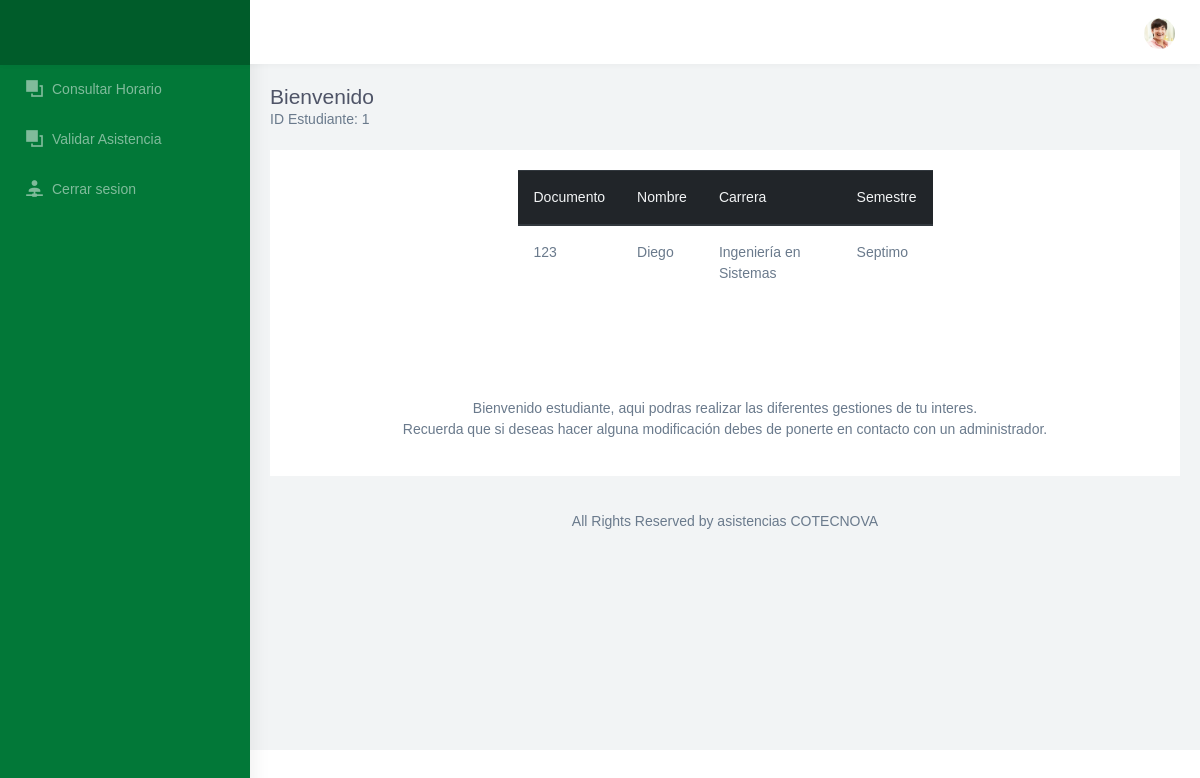
/index_estudiante.php (signed in), run on the app's committed database.
### tables this page shows
CREATE TABLE `estudiante` (
  `id_estudiante` int(11) NOT NULL COMMENT 'Identificador del estudiante',
  `documento` varchar(45) NOT NULL COMMENT 'Documento del estudiante',
  `nombres` varchar(45) NOT NULL COMMENT 'Nombres del estudiante',
  `apellidos` varchar(45) NOT NULL COMMENT 'Apellidos del estudiante',
  `jornada` varchar(45) NOT NULL COMMENT 'Jornada del estudiante',
  `semestre` varchar(45) NOT NULL COMMENT 'Semestre en el que se encuentra',
  `clave` varchar(45) NOT NULL COMMENT 'Clave del estudiante',
  `estado` int(11) NOT NULL COMMENT 'Activo o inactivo',
  `Carrera_id_carrera` int(11) NOT NULL COMMENT 'Id de la carrera que cursa',
  `tipo_usuario_id_tipo_usuario` int(11) NOT NULL COMMENT 'Id del tipo de usuario'
);

CREATE TABLE `carrera` (
  `id_carrera` int(11) NOT NULL COMMENT 'Id de la carrera',
  `nombre` varchar(45) NOT NULL COMMENT 'Nombre de la carrera',
  `estado` int(11) NOT NULL COMMENT 'Activa o inactiva'
);

### Modelo/MySQL.php (called while the page is built, shortened)
<?php
class MySQL{
    private $hostname  = "localhost";
    private $user = "root";
    private $password = "";
    private $database = "asistencia";
    private $conexion;
    public function conectar(){
        $this->conexion = mysqli_connect($this->hostname, $this->user, $this->password, $this->database);
    }
    public function efectuarConsulta($consulta){
        mysqli_query($this->conexion, "SET lc_time_names = 'es_ES'" );
        mysqli_query($this->conexion, "SET NAMES 'utf8'");
        mysqli_query($this->conexion, "SET CHARACTER 'utf8'");
       $this->resultadoConsulta = mysqli_query($this->conexion, $consulta);
        return $this->resultadoConsulta;
    }
}

### index_estudiante.php (the view, shortened to what this page needs)
<!DOCTYPE html>
<html dir="ltr" lang="en">
<head>
    <link href="css/chartist.min.css" rel="stylesheet">
    <link href="css/style.min.css" rel="stylesheet">
    <link href="css/ie7.css" rel="stylesheet">
    <link href="css/materialdesignicons.min.css" rel="stylesheet">
    <link href="css/weather-icons.min.css" rel="stylesheet">
</head>
<body>
    <?php
    require_once 'Modelo/MySQL.php';
    $mysql = new MySQL;
    $mysql->conectar();
    $id_estudiante = $_SESSION['idEstudiante'];
    $datosestudiante = $mysql->efectuarConsulta("SELECT estudiante.id_estudiante, estudiante.documento, estudiante.nombres, estudiante.Carrera_id_carrera, estudiante.semestre, carrera.id_carrera, carrera.nombre from estudiante join carrera on estudiante.Carrera_id_carrera = carrera.id_carrera where estudiante.id_estudiante = " . $id_estudiante . "");
    while ($valores1 = mysqli_fetch_assoc($datosestudiante)) {
        $documento = $valores1['documento'];
        $nombres = $valores1['nombres'];
        $carrera = $valores1['nombre'];
        $semestre = $valores1['semestre'];
    }
    ?>
    <div id="main-wrapper" data-navbarbg="skin6" data-theme="light" data-layout="vertical" data-sidebartype="full" data-boxed-layout="full">
        <header class="topbar" data-navbarbg="skin6">
            <nav class="navbar top-navbar navbar-expand-md navbar-light">
                <div class="navbar-header" data-logobg="skin5">
                    <div class="navbar-brand">
                        <a href="index.html" class="logo">
                        </a>
                    </div>
                </div>
                <div class="navbar-collapse collapse" id="navbarSupportedContent" data-navbarbg="skin6">
                    <ul class="navbar-nav float-right">
                        <li class="nav-item dropdown">
                            <a class="nav-link dropdown-toggle text-muted waves-effect waves-dark pro-pic" href="" data-toggle="dropdown" aria-haspopup="true" aria-expanded="false"><img src="images/users/1.jpg" alt="user" class="rounded-circle" width="31"></a>
                        </li>
                    </ul>
                </div>
            </nav>
        </header>
        <div class="page-wrapper">
            <div class="page-breadcrumb">
                <div class="row">
                    <div class="col-5 align-self-center">
                        <h4 class="page-title">Bienvenido</h4>
                        <?php echo "ID Estudiante: " . $_SESSION['idEstudiante']; ?>
                    </div>
                </div>
            </div>
            <div class="container-fluid">
                <div class="row">
                    <div class="col-12">
                        <div class="card">
                            <center>
                                <div class="card-body col-md-6 col-md-offset-3">
                                    <table class="table">
                                        <thead class="thead-dark">
                                            <tr>
                                                <th scope="col">Documento</th>
                                                <th scope="col">Nombre</th>
                                                <th scope="col">Carrera</th>
                                                <th scope="col">Semestre</th>
                                            </tr>
                                        </thead>
                                        <tbody>
                                            <tr>
                                                <th scope="row"><?php echo $documento ?></th>
                                                <td><?php echo $nombres ?></td>
                                                <td><?php echo $carrera ?></td>
                                                <td><?php echo $semestre ?></td>
                                            </tr>
                                        </tbody>
                                    </table>
                                </div>
                            </center>
                            <br><br>
                            <center>
                                <div class="card-body">
                                    <p>Bienvenido estudiante, aqui podras realizar las diferentes gestiones de tu interes.<br>
                                        Recuerda que si deseas hacer alguna modificación debes de ponerte en contacto con
                                        un administrador.</p>
                                </div>
                            </center>
                        </div>
                    </div>
                </div>
                <footer class="footer text-center">
                    All Rights Reserved by asistencias COTECNOVA
                </footer>
            </div>
        </div>
</body>
</html>

### data on the page
estudiante: documento "123", nombres "Diego", Carrera_id_carrera.nombre "Ingeniería en Sistemas", semestre "Septimo"

### other printed values
$_SESSION['idEstudiante'] "1"
